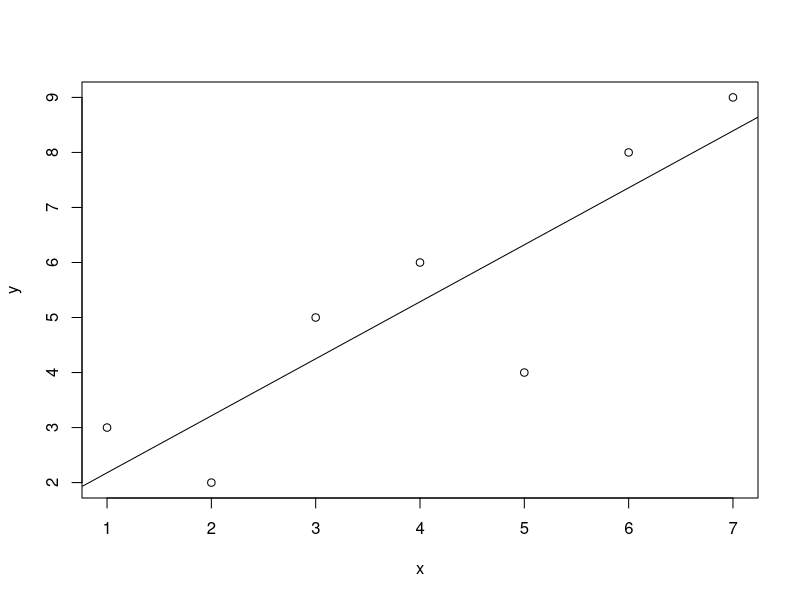
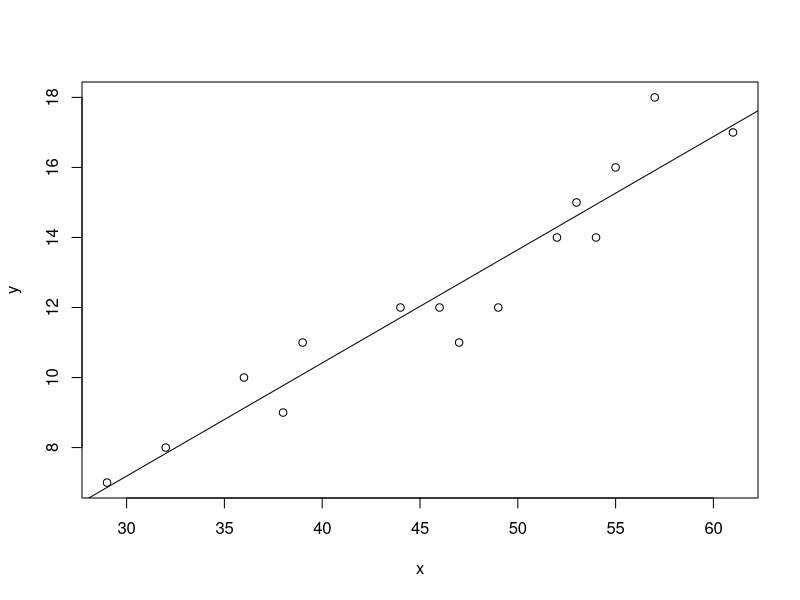

Generate these figures, in order, with R:
## ---- chunk 1
#| code-fold: false

x <- c(1, 2, 3, 4, 5, 6, 7)
y <- c(3, 2, 5, 6, 4, 8, 9)
df <- data.frame(x = x, y = y)
fit <- lm(y ~ x, df)
fit
## ---- chunk 2
#| code-fold: false

x <- c(1, 2, 3, 4, 5, 6, 7)
y <- c(3, 2, 5, 6, 4, 8, 9)
df <- data.frame(x = x, y = y)
fit <- lm(y ~ x, df)
plot(x, y)
abline(fit)
## ---- chunk 3
#| code-fold: false

x <- c(46, 53, 29, 61, 36, 39, 47, 49, 52, 38, 55, 32, 57, 54, 44)
y <- c(12, 15,  7, 17, 10, 11, 11, 12, 14,  9, 16,  8, 18, 14, 12)
df <- data.frame(x = x, y = y)
moisture <- lm(y ~ x, df)
moisture
## ---- chunk 4
#| code-fold: false
x <- c(46, 53, 29, 61, 36, 39, 47, 49, 52, 38, 55, 32, 57, 54, 44)
y <- c(12, 15,  7, 17, 10, 11, 11, 12, 14,  9, 16,  8, 18, 14, 12)
df <- data.frame(x = x, y = y)
moisture <- lm(y ~ x, df)

plot(x, y)
abline(moisture)
